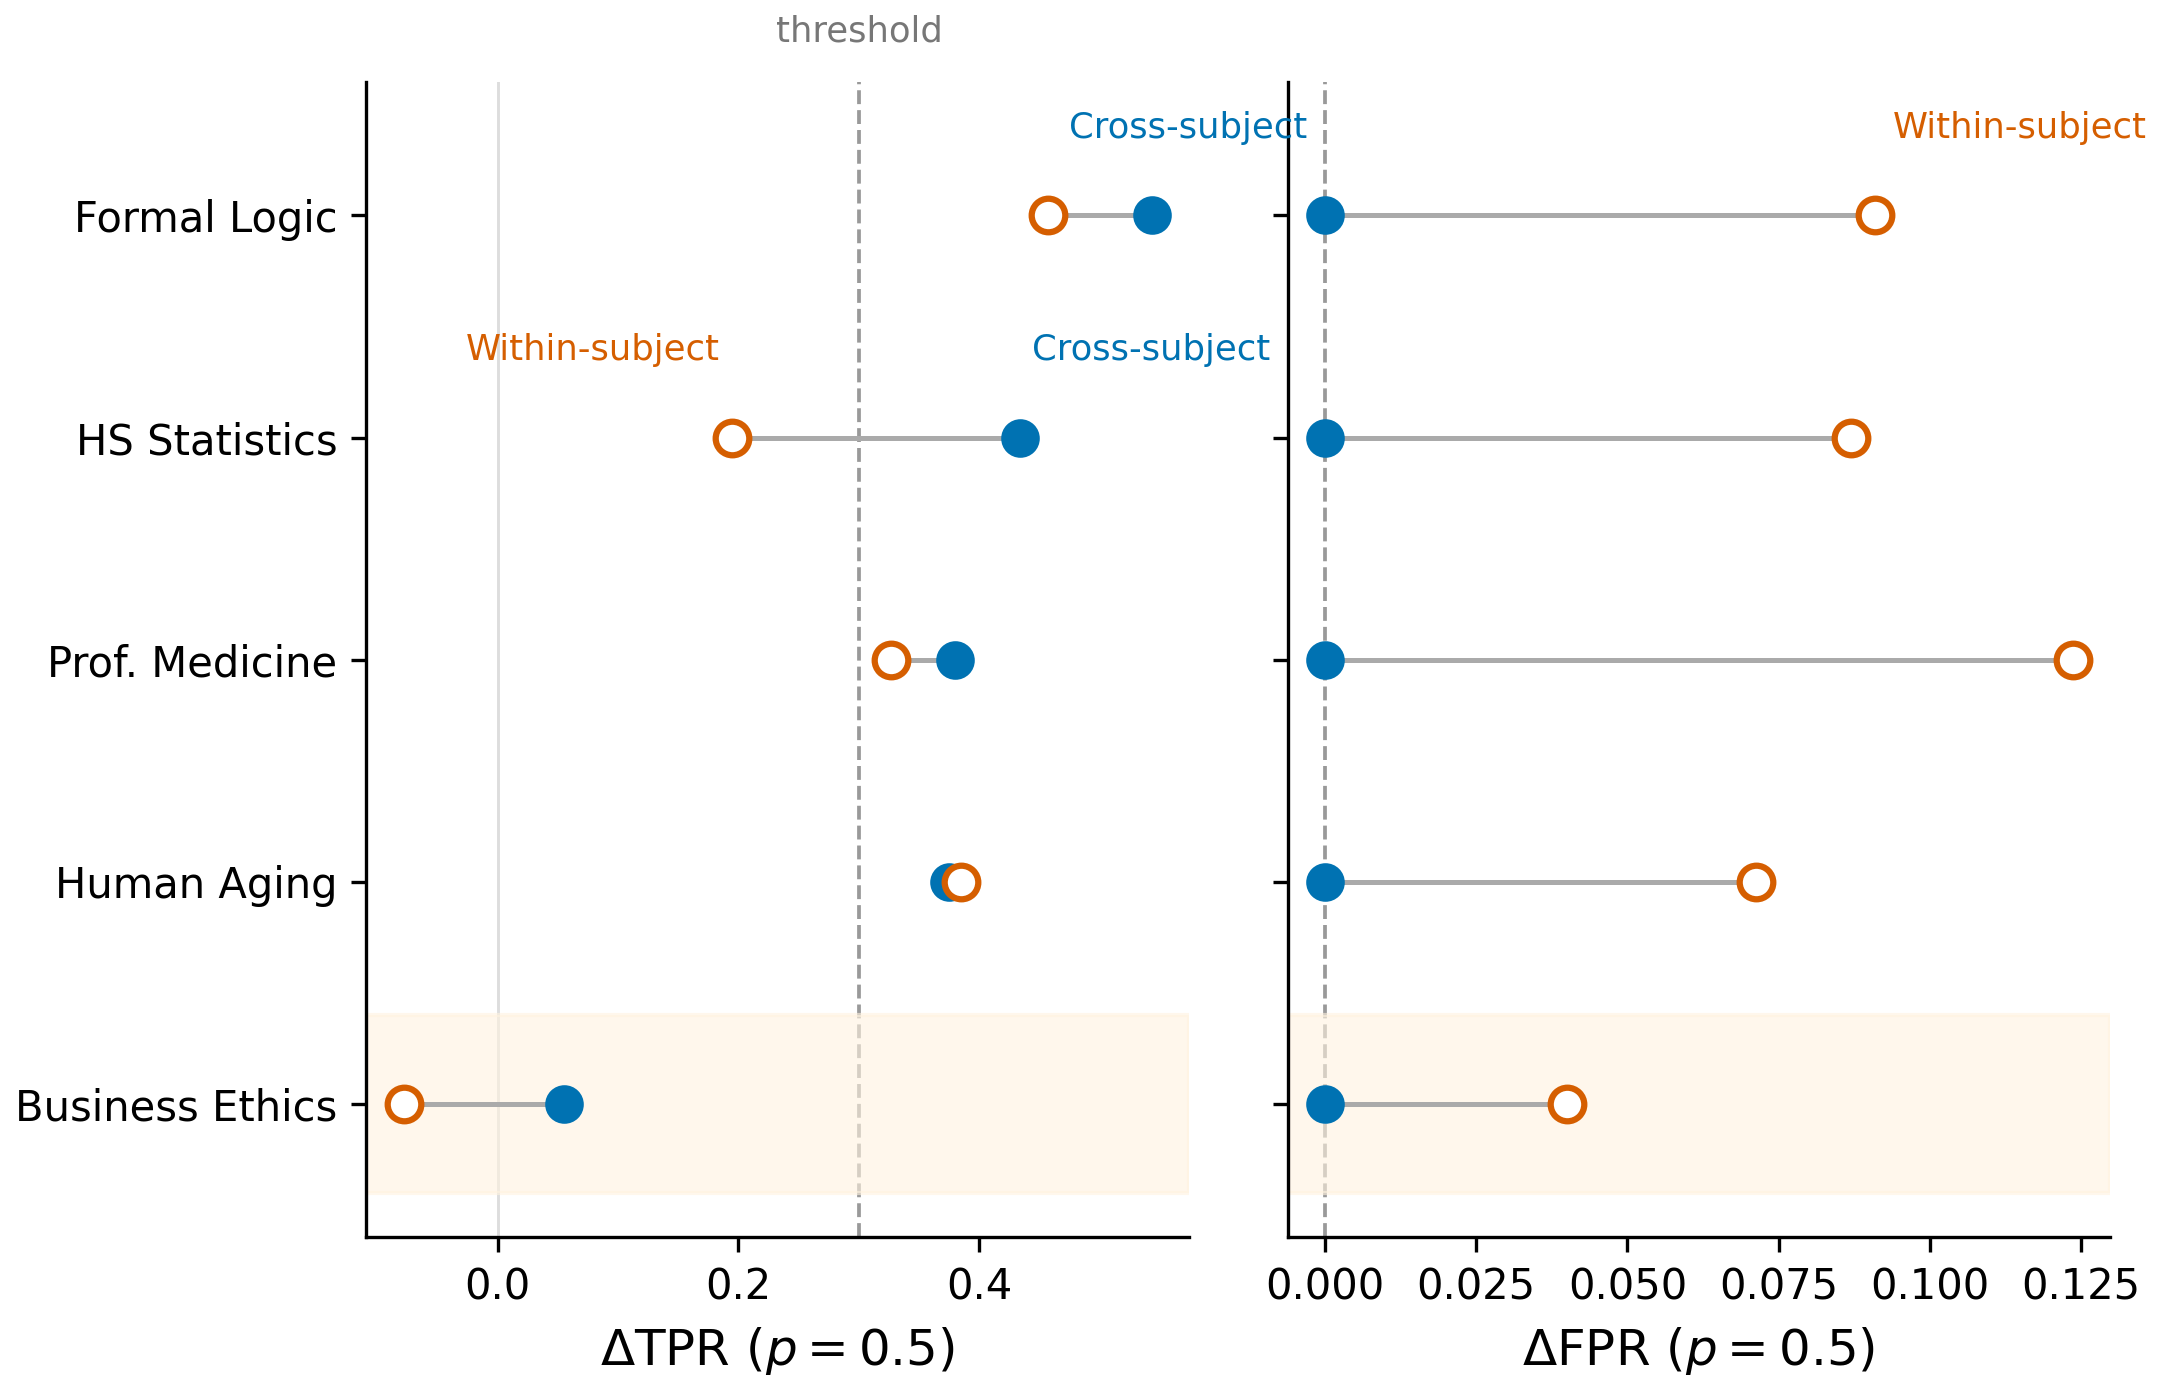

The Python source for this figure:
import matplotlib
matplotlib.use('Agg')
import matplotlib.pyplot as plt
import pandas as pd
import numpy as np

plt.rcParams.update({
    'font.family': 'DejaVu Sans',
    'font.size': 11,
    'axes.titlesize': 13,
    'axes.labelsize': 12,
    'xtick.labelsize': 10,
    'ytick.labelsize': 10,
    'figure.dpi': 300,
    'savefig.dpi': 300,
    'savefig.bbox': 'tight',
    'savefig.pad_inches': 0.05,
    'axes.spines.top': False,
    'axes.spines.right': False,
    'lines.linewidth': 1.8,
})

C_CROSS = '#0072B2'
C_WITHIN = '#D55E00'

csv_path = (
    '.'
    '/artifacts/plan_016_within_subject_semi_synthetic/data'
    '/within_subject_dose_response_e6d86f.csv'
)
df = pd.read_csv(csv_path)

df_p0 = df[df['p'] == 0.0]
df_p5 = df[df['p'] == 0.5]

records = []
for subj in df['subject'].unique():
    for mt in ['cross', 'within']:
        row_p0 = df_p0[(df_p0['subject'] == subj) & (df_p0['matching_type'] == mt)].iloc[0]
        row_p5 = df_p5[(df_p5['subject'] == subj) & (df_p5['matching_type'] == mt)].iloc[0]
        records.append({
            'subject': subj,
            'matching_type': mt,
            'delta_tpr': row_p5['delta_tpr'],
            'delta_fpr': row_p5['fpr_mean'] - row_p0['fpr_mean'],
        })

data = pd.DataFrame(records)

cross_order = (
    data[data['matching_type'] == 'cross']
    .sort_values('delta_tpr', ascending=True)['subject']
    .tolist()
)

label_map = {
    'business_ethics': 'Business Ethics',
    'human_aging': 'Human Aging',
    'professional_medicine': 'Prof. Medicine',
    'formal_logic': 'Formal Logic',
    'high_school_statistics': 'HS Statistics',
}

y_pos = {subj: i for i, subj in enumerate(cross_order)}

fig, (ax_l, ax_r) = plt.subplots(
    1, 2, figsize=(7.5, 5), sharey=True,
    gridspec_kw={'wspace': 0.12}
)

# ── Left panel: ΔTPR ──
for subj in cross_order:
    i = y_pos[subj]
    cv = data[(data['subject'] == subj) & (data['matching_type'] == 'cross')]['delta_tpr'].values[0]
    wv = data[(data['subject'] == subj) & (data['matching_type'] == 'within')]['delta_tpr'].values[0]

    ax_l.plot([cv, wv], [i, i], color='#AAAAAA', linewidth=1.2, zorder=1)
    ax_l.scatter(cv, i, color=C_CROSS, s=65, zorder=3, edgecolors=C_CROSS, linewidths=1.2)
    ax_l.scatter(wv, i, facecolors='white', edgecolors=C_WITHIN, s=65, zorder=3, linewidths=1.5)

ax_l.axvline(x=0.3, color='#999999', linestyle='--', linewidth=0.9, zorder=0)
ax_l.text(0.3, len(cross_order) - 0.25, 'threshold', ha='center', va='bottom',
          fontsize=8.5, color='#777777')

ax_l.axvline(x=0, color='#DDDDDD', linestyle='-', linewidth=0.7, zorder=0)

ax_l.set_yticks(range(len(cross_order)))
ax_l.set_yticklabels([label_map[s] for s in cross_order])
ax_l.set_xlabel(r'$\Delta$TPR ($p = 0.5$)')
ax_l.set_ylim(-0.6, len(cross_order) - 0.4)

be_idx = y_pos['business_ethics']
ax_l.axhspan(be_idx - 0.4, be_idx + 0.4, color='#FFF3E0', alpha=0.6, zorder=0)

hs_idx = y_pos['high_school_statistics']
hs_cross = data[(data['subject'] == 'high_school_statistics') & (data['matching_type'] == 'cross')]['delta_tpr'].values[0]
hs_within = data[(data['subject'] == 'high_school_statistics') & (data['matching_type'] == 'within')]['delta_tpr'].values[0]

ax_l.annotate('Cross-subject', xy=(hs_cross, hs_idx),
              xytext=(hs_cross + 0.01, hs_idx + 0.32),
              fontsize=8.5, color=C_CROSS, va='bottom', ha='left')
ax_l.annotate('Within-subject', xy=(hs_within, hs_idx),
              xytext=(hs_within - 0.01, hs_idx + 0.32),
              fontsize=8.5, color=C_WITHIN, va='bottom', ha='right')

# ── Right panel: ΔFPR ──
for subj in cross_order:
    i = y_pos[subj]
    cv = data[(data['subject'] == subj) & (data['matching_type'] == 'cross')]['delta_fpr'].values[0]
    wv = data[(data['subject'] == subj) & (data['matching_type'] == 'within')]['delta_fpr'].values[0]

    ax_r.plot([cv, wv], [i, i], color='#AAAAAA', linewidth=1.2, zorder=1)
    ax_r.scatter(cv, i, color=C_CROSS, s=65, zorder=3, edgecolors=C_CROSS, linewidths=1.2)
    ax_r.scatter(wv, i, facecolors='white', edgecolors=C_WITHIN, s=65, zorder=3, linewidths=1.5)

ax_r.axvline(x=0, color='#999999', linestyle='--', linewidth=0.9, zorder=0)
ax_r.set_xlabel(r'$\Delta$FPR ($p = 0.5$)')

ax_r.axhspan(be_idx - 0.4, be_idx + 0.4, color='#FFF3E0', alpha=0.6, zorder=0)

fl_idx = y_pos['formal_logic']
fl_cross_fpr = data[(data['subject'] == 'formal_logic') & (data['matching_type'] == 'cross')]['delta_fpr'].values[0]
fl_within_fpr = data[(data['subject'] == 'formal_logic') & (data['matching_type'] == 'within')]['delta_fpr'].values[0]

ax_r.annotate('Cross-subject', xy=(fl_cross_fpr, fl_idx),
              xytext=(fl_cross_fpr - 0.003, fl_idx + 0.32),
              fontsize=8.5, color=C_CROSS, va='bottom', ha='right')
ax_r.annotate('Within-subject', xy=(fl_within_fpr, fl_idx),
              xytext=(fl_within_fpr + 0.003, fl_idx + 0.32),
              fontsize=8.5, color=C_WITHIN, va='bottom', ha='left')

out_dir = (
    '.'
    '/figures/paper'
)
fig.savefig(f'{out_dir}/fig_3_within_subject_matching.pdf')
fig.savefig(f'{out_dir}/fig_3_within_subject_matching.png')
print(f'Saved to {out_dir}')
plt.close()
